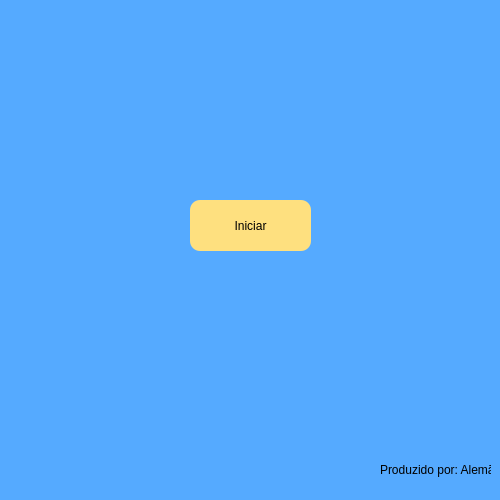
<?xml version="1.0" encoding="UTF-8"?>
<ui version="4.0">
 <class>Inicio</class>
 <widget class="QMainWindow" name="Inicio">
  <property name="geometry">
   <rect>
    <x>0</x>
    <y>0</y>
    <width>500</width>
    <height>500</height>
   </rect>
  </property>
  <property name="minimumSize">
   <size>
    <width>500</width>
    <height>500</height>
   </size>
  </property>
  <property name="maximumSize">
   <size>
    <width>500</width>
    <height>500</height>
   </size>
  </property>
  <property name="windowTitle">
   <string>Inicio</string>
  </property>
  <property name="styleSheet">
   <string notr="true">background-color: rgb(85, 170, 255);</string>
  </property>
  <widget class="QWidget" name="centralwidget">
   <widget class="QLabel" name="lbImg">
    <property name="geometry">
     <rect>
      <x>160</x>
      <y>30</y>
      <width>171</width>
      <height>151</height>
     </rect>
    </property>
    <property name="text">
     <string/>
    </property>
    <property name="pixmap">
     <pixmap>../img/Logo.png</pixmap>
    </property>
    <property name="scaledContents">
     <bool>true</bool>
    </property>
   </widget>
   <widget class="QPushButton" name="btIniciar">
    <property name="geometry">
     <rect>
      <x>190</x>
      <y>200</y>
      <width>121</width>
      <height>51</height>
     </rect>
    </property>
    <property name="styleSheet">
     <string notr="true">background-color: rgb(254, 224, 127);
font: 8pt &quot;Bosch Sans&quot;;
border: 10px;
border-color: black;
border-radius: 10px;
color: black;</string>
    </property>
    <property name="text">
     <string>Iniciar</string>
    </property>
   </widget>
   <widget class="QLabel" name="lb_logo">
    <property name="geometry">
     <rect>
      <x>380</x>
      <y>460</y>
      <width>111</width>
      <height>20</height>
     </rect>
    </property>
    <property name="text">
     <string>Produzido por: Alemão</string>
    </property>
   </widget>
  </widget>
 </widget>
 <resources/>
 <connections/>
</ui>
